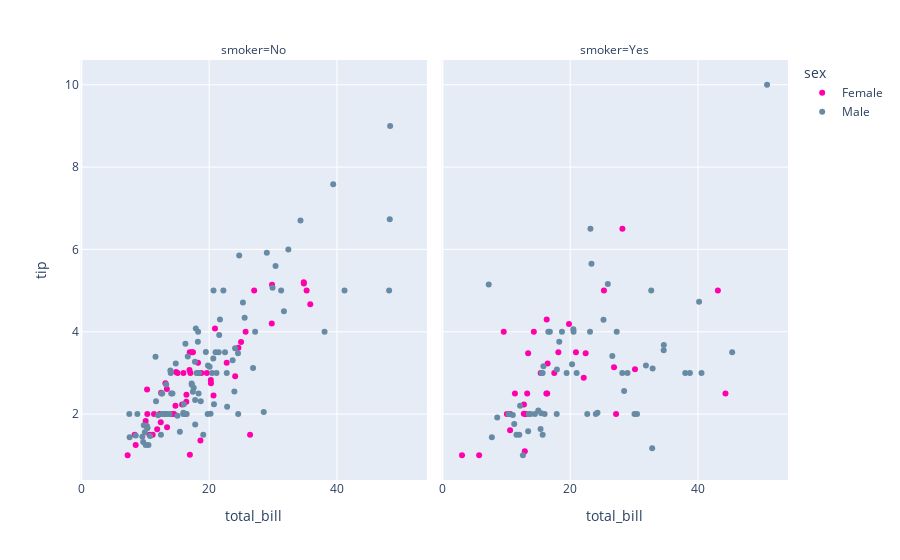

The cell this chart's notebook holds for it:
### Code cell
fig = px.scatter(tips, x="total_bill", y="tip", color="sex", facet_col="smoker",
                 color_discrete_sequence =['#ff00ac','#678ba5'])
fig.show()

### Figure 1 — Plotly figure (JSON) as saved in the notebook; plotly's stock layout.template omitted (floating-point values rounded to 4 significant figures)
{"data": [{"hovertemplate": "sex=Female<br>smoker=No<br>total_bill=%{x}<br>tip=%{y}<extra></extra>", "legendgroup": "Female", "marker": {"color": "#ff00ac", "symbol": "circle"}, "mode": "markers", "name": "Female", "orientation": "v", "showlegend": true, "type": "scatter", "x": [16.99, 24.59, 35.26, 14.83, 10.33, 16.97, 20.29, 15.77, 19.65, 15.06, 20.69, 16.93, 10.29, 34.81, 26.41, 16.45, 17.07, 14.73, 10.07, 34.83, 22.75, 20.92, 7.25, 25.71, 17.31, 10.65, 12.43, 24.08, 13.42, 12.48, 29.8, 14.52, 11.38, 20.27, 11.17, 12.26, 18.26, 8.51, 10.33, 14.15, 13.16, 17.47, 27.05, 16.43, 8.35, 18.64, 11.87, 29.85, 25, 13.39, 16.21, 15.98, 35.83, 18.78], "xaxis": "x", "y": [1.01, 3.61, 5, 3.02, 1.67, 3.5, 2.75, 2.23, 3, 3, 2.45, 3.07, 2.6, 5.2, 1.5, 2.47, 3, 2.2, 1.83, 5.17, 3.25, 4.08, 1, 4, 3.5, 1.5, 1.8, 2.92, 1.68, 2.52, 4.2, 2, 2, 2.83, 1.5, 2, 3.25, 1.25, 2, 2, 2.75, 3.5, 5, 2.3, 1.5, 1.36, 1.63, 5.14, 3.75, 2.61, 2, 3, 4.67, 3], "yaxis": "y"}, {"hovertemplate": "sex=Female<br>smoker=Yes<br>total_bill=%{x}<br>tip=%{y}<extra></extra>", "legendgroup": "Female", "marker": {"color": "#ff00ac", "symbol": "circle"}, "mode": "markers", "name": "Female", "orientation": "v", "showlegend": false, "type": "scatter", "x": [3.07, 26.86, 25.28, 5.75, 16.32, 11.35, 15.38, 44.3, 22.42, 14.31, 17.51, 10.59, 10.63, 9.6, 20.9, 18.15, 19.81, 43.11, 13, 12.74, 13, 16.4, 16.47, 12.76, 13.27, 28.17, 12.9, 30.14, 13.42, 16.27, 10.09, 22.12, 27.18], "xaxis": "x2", "y": [1, 3.14, 5, 1, 4.3, 2.5, 3, 2.5, 3.48, 4, 3, 1.61, 2, 4, 3.5, 3.5, 4.19, 5, 2, 2.01, 2, 2.5, 3.23, 2.23, 2.5, 6.5, 1.1, 3.09, 3.48, 2.5, 2, 2.88, 2], "yaxis": "y2"}, {"hovertemplate": "sex=Male<br>smoker=No<br>total_bill=%{x}<br>tip=%{y}<extra></extra>", "legendgroup": "Male", "marker": {"color": "#678ba5", "symbol": "circle"}, "mode": "markers", "name": "Male", "orientation": "v", "showlegend": true, "type": "scatter", "x": [10.34, 21.01, 23.68, 25.29, 8.77, 26.88, 15.04, 14.78, 10.27, 15.42, 18.43, 21.58, 16.29, 20.65, 17.92, 39.42, 19.82, 17.81, 13.37, 12.69, 21.7, 9.55, 18.35, 17.78, 24.06, 16.31, 18.69, 31.27, 16.04, 17.46, 13.94, 9.68, 30.4, 18.29, 22.23, 32.4, 28.55, 18.04, 12.54, 9.94, 25.56, 19.49, 48.27, 17.59, 20.08, 20.23, 12.02, 10.51, 27.2, 22.76, 17.29, 16.66, 15.98, 13.03, 18.28, 24.71, 21.16, 22.49, 12.46, 18.24, 14, 38.07, 23.95, 29.93, 11.69, 14.26, 15.95, 8.52, 22.82, 19.08, 34.3, 41.19, 9.78, 7.51, 14.07, 13.13, 17.26, 24.55, 19.77, 48.17, 16.49, 21.5, 12.66, 13.81, 24.52, 20.76, 31.71, 20.69, 7.56, 48.33, 20.45, 13.28, 11.61, 10.77, 10.07, 29.03, 17.82], "xaxis": "x", "y": [1.66, 3.5, 3.31, 4.71, 2, 3.12, 1.96, 3.23, 1.71, 1.57, 3, 3.92, 3.71, 3.35, 4.08, 7.58, 3.18, 2.34, 2, 2, 4.3, 1.45, 2.5, 3.27, 3.6, 2, 2.31, 5, 2.24, 2.54, 3.06, 1.32, 5.6, 3, 5, 6, 2.05, 3, 2.5, 1.56, 4.34, 3.51, 6.73, 2.64, 3.15, 2.01, 1.97, 1.25, 4, 3, 2.71, 3.4, 2.03, 2, 4, 5.85, 3, 3.5, 1.5, 3.76, 3, 4, 2.55, 5.07, 2.31, 2.5, 2, 1.48, 2.18, 1.5, 6.7, 5, 1.73, 2, 2.5, 2, 2.74, 2, 2, 5, 2, 3.5, 2.5, 2, 3.48, 2.24, 4.5, 5, 1.44, 9, 3, 2.72, 3.39, 1.47, 1.25, 5.92, 1.75], "yaxis": "y"}, {"hovertemplate": "sex=Male<br>smoker=Yes<br>total_bill=%{x}<br>tip=%{y}<extra></extra>", "legendgroup": "Male", "marker": {"color": "#678ba5", "symbol": "circle"}, "mode": "markers", "name": "Male", "orientation": "v", "showlegend": false, "type": "scatter", "x": [38.01, 11.24, 20.29, 13.81, 11.02, 18.29, 15.01, 17.92, 19.44, 32.68, 28.97, 40.17, 27.28, 12.03, 21.01, 15.36, 20.49, 25.21, 16, 50.81, 15.81, 7.25, 31.85, 16.82, 32.9, 17.89, 14.48, 34.63, 34.65, 23.33, 45.35, 23.17, 40.55, 30.46, 23.1, 15.69, 28.44, 15.48, 16.58, 10.34, 13.51, 18.71, 20.53, 26.59, 38.73, 24.27, 30.06, 25.89, 28.15, 11.59, 7.74, 12.16, 8.58, 13.42, 24.01, 15.69, 15.53, 12.6, 32.83, 22.67], "xaxis": "x2", "y": [3, 1.76, 3.21, 2, 1.98, 3.76, 2.09, 3.08, 3, 5, 3, 4.73, 4, 1.5, 3, 1.64, 4.06, 4.29, 2, 10, 3.16, 5.15, 3.18, 4, 3.11, 2, 2, 3.55, 3.68, 5.65, 3.5, 6.5, 3, 2, 4, 1.5, 2.56, 2.02, 4, 2, 2, 4, 4, 3.41, 3, 2.03, 2, 5.16, 3, 1.5, 1.44, 2.2, 1.92, 1.58, 2, 3, 3, 1, 1.17, 2], "yaxis": "y2"}], "layout": {"annotations": [{"font": {}, "showarrow": false, "text": "smoker=No", "x": 0.245, "xanchor": "center", "xref": "paper", "y": 1, "yanchor": "bottom", "yref": "paper"}, {"font": {}, "showarrow": false, "text": "smoker=Yes", "x": 0.755, "xanchor": "center", "xref": "paper", "y": 1, "yanchor": "bottom", "yref": "paper"}], "autosize": true, "legend": {"title": {"text": "sex"}, "tracegroupgap": 0}, "margin": {"t": 60}, "xaxis": {"anchor": "y", "autorange": true, "domain": [0, 0.49], "range": [-0.5279, 54.41], "title": {"text": "total_bill"}, "type": "linear"}, "xaxis2": {"anchor": "y2", "autorange": true, "domain": [0.51, 1], "matches": "x", "range": [-0.5279, 54.41], "title": {"text": "total_bill"}, "type": "linear"}, "yaxis": {"anchor": "x", "autorange": true, "domain": [0, 1], "range": [0.3031, 10.7], "title": {"text": "tip"}, "type": "linear"}, "yaxis2": {"anchor": "x2", "autorange": true, "domain": [0, 1], "matches": "y", "range": [0.3031, 10.7], "showticklabels": false, "type": "linear"}}}
